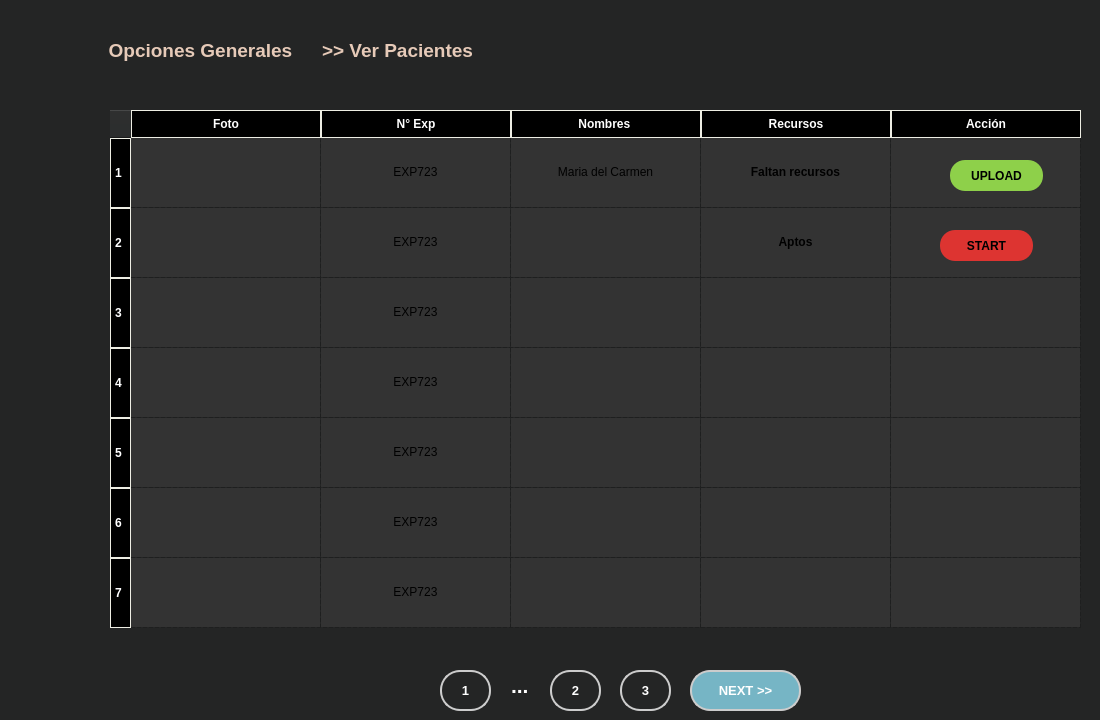
      <widget class="QWidget" name="pag_ver_paciente">
       <property name="styleSheet">
        <string notr="true">border-radius: 30px; /* Ajusta el valor para el radio de los bordes */
background-color:#242525;
border: none;            /* Borde negro */
border-radius: 20px;</string>
       </property>
       <widget class="QPushButton" name="pushButton_25">
        <property name="geometry">
         <rect>
          <x>950</x>
          <y>160</y>
          <width>93</width>
          <height>31</height>
         </rect>
        </property>
        <property name="font">
         <font>
          <weight>75</weight>
          <bold>true</bold>
         </font>
        </property>
        <property name="styleSheet">
         <string notr="true">QPushButton {
    background-color: #8ed04a;  /* Fondo transparente */
    border: none;              /* Borde blanco */
    border-radius: 15px;                  /* Bordes redondeados */
    color:  black;                         /* Color del texto */
}
QPushButton:hover {
    background-color: rgba(255, 255, 255, 0.2);  /* Fondo ligeramente blanco al pasar el ratón */
}
QPushButton:pressed {
    background-color: rgba(255, 255, 255, 0.4);   /* Fondo más opaco al hacer clic */
}</string>
        </property>
        <property name="text">
         <string>UPLOAD</string>
        </property>
       </widget>
       <widget class="QPushButton" name="pushButton_30">
        <property name="geometry">
         <rect>
          <x>690</x>
          <y>670</y>
          <width>111</width>
          <height>41</height>
         </rect>
        </property>
        <property name="font">
         <font>
          <pointsize>10</pointsize>
          <weight>75</weight>
          <bold>true</bold>
         </font>
        </property>
        <property name="styleSheet">
         <string notr="true">QPushButton {
    background-position: center;    /* Centrar la imagen */
    background-repeat: no-repeat;   /* Evitar que se repita la imagen */
    background-size: contain;       /* Cambiar el tamaño de la imagen */
    border: 2px solid #cccccc;                   /* Elimina el borde inicial del botón */
    color: white;                   /* Color del texto */
    background-color:#76b5c5;
}

QPushButton:hover {
    background-color: #2980b9;      /* Color de fondo cuando el mouse está sobre el botón */
    color: white;                   /* Color del texto al hacer hover */
    border: 2px solid white;        /* Borde blanco de 2px al hacer hover */
}</string>
        </property>
        <property name="text">
         <string>NEXT &gt;&gt;</string>
        </property>
       </widget>
       <widget class="QPushButton" name="pushButton_28">
        <property name="geometry">
         <rect>
          <x>550</x>
          <y>670</y>
          <width>51</width>
          <height>41</height>
         </rect>
        </property>
        <property name="font">
         <font>
          <pointsize>10</pointsize>
          <weight>75</weight>
          <bold>true</bold>
         </font>
        </property>
        <property name="styleSheet">
         <string notr="true">QPushButton {
    background-position: center;    /* Centrar la imagen */
    background-repeat: no-repeat;   /* Evitar que se repita la imagen */
    background-size: contain;       /* Cambiar el tamaño de la imagen */
    border: 2px solid #cccccc;                   /* Elimina el borde inicial del botón */
    color: white;                   /* Color del texto */
}

QPushButton:hover {
    background-color: #2980b9;      /* Color de fondo cuando el mouse está sobre el botón */
    color: white;                   /* Color del texto al hacer hover */
    border: 2px solid white;        /* Borde blanco de 2px al hacer hover */
}</string>
        </property>
        <property name="text">
         <string>2</string>
        </property>
       </widget>
       <widget class="QPushButton" name="Boton_Atras_3">
        <property name="geometry">
         <rect>
          <x>20</x>
          <y>20</y>
          <width>71</width>
          <height>61</height>
         </rect>
        </property>
        <property name="styleSheet">
         <string notr="true">QPushButton {
    background-position: center;    /* Centrar la imagen */
    background-size: contain;
    background-color: transparent;    /* Cambiar el tamaño de la imagen (ajusta según sea necesario) */
    border: none;                   /* Elimina el borde del botón */
}
QPushButton:hover {
    background-color: #2980b9;  /* Color de fondo cuando el mouse está sobre el botón */
    color: white;               /* Color del texto al hacer hover */
    border: none;  /* Cambiar el color del borde al hacer hover */
}</string>
        </property>
        <property name="text">
         <string/>
        </property>
        <property name="icon">
         <iconset>
          <normaloff>../Users/MSI/Downloads/back1.png</normaloff>../Users/MSI/Downloads/back1.png</iconset>
        </property>
       </widget>
       <widget class="QPushButton" name="pushButton_24">
        <property name="geometry">
         <rect>
          <x>80</x>
          <y>30</y>
          <width>241</width>
          <height>41</height>
         </rect>
        </property>
        <property name="font">
         <font>
          <pointsize>14</pointsize>
          <weight>75</weight>
          <bold>true</bold>
         </font>
        </property>
        <property name="styleSheet">
         <string notr="true">QPushButton {
    border: none;                         /* Sin borde */
    border-radius: 10px;                  /* Bordes redondeados */
    padding: 5px;                         /* Espacio interno */
    background-color: transparent;        /* Fondo transparente */
    color: #e6cab8;                         /* Color del texto */
}

QPushButton:hover {
    background-color: rgba(255, 255, 255, 0.1);  /* Fondo blanco semi-transparente al hacer hover */
    color: white;                                /* Color del texto en hover */
}</string>
        </property>
        <property name="text">
         <string>Opciones Generales</string>
        </property>
       </widget>
       <widget class="QPushButton" name="pushButton_27">
        <property name="geometry">
         <rect>
          <x>440</x>
          <y>670</y>
          <width>51</width>
          <height>41</height>
         </rect>
        </property>
        <property name="font">
         <font>
          <pointsize>10</pointsize>
          <weight>75</weight>
          <bold>true</bold>
         </font>
        </property>
        <property name="styleSheet">
         <string notr="true">QPushButton {
    background-position: center;    /* Centrar la imagen */
    background-repeat: no-repeat;   /* Evitar que se repita la imagen */
    background-size: contain;       /* Cambiar el tamaño de la imagen */
    border: 2px solid #cccccc;                   /* Elimina el borde inicial del botón */
    color: white;                   /* Color del texto */
}

QPushButton:hover {
    background-color: #2980b9;      /* Color de fondo cuando el mouse está sobre el botón */
    color: white;                   /* Color del texto al hacer hover */
    border: 2px solid white;        /* Borde blanco de 2px al hacer hover */
}</string>
        </property>
        <property name="text">
         <string>1</string>
        </property>
       </widget>
       <widget class="QLabel" name="label_49">
        <property name="geometry">
         <rect>
          <x>200</x>
          <y>160</y>
          <width>61</width>
          <height>41</height>
         </rect>
        </property>
        <property name="styleSheet">
         <string notr="true">border: none;</string>
        </property>
        <property name="text">
         <string/>
        </property>
        <property name="pixmap">
         <pixmap>E:/6TO SEMESTRE/Hologramas/icon/an-indian-young-female-doctor-isolated-on-green-ai-generated-photo.jpg</pixmap>
        </property>
        <property name="scaledContents">
         <bool>true</bool>
        </property>
       </widget>
       <widget class="QTableWidget" name="tableWidget_3">
        <property name="geometry">
         <rect>
          <x>110</x>
          <y>110</y>
          <width>981</width>
          <height>531</height>
         </rect>
        </property>
        <property name="styleSheet">
         <string notr="true">QHeaderView::section {
    font-weight: bold;
    background-color: black;
    color: white;
    padding: 4px;
    border: 1px solid #eeeee4;
}

/* Estilo para las celdas del cuerpo de la tabla */
QTableWidget::item {
      /* Color blanco para el texto de las celdas */
    background-color: #333333;  /* Fondo oscuro para hacer contraste con el texto blanco */
}</string>
        </property>
        <property name="textElideMode">
         <enum>Qt::ElideMiddle</enum>
        </property>
        <property name="gridStyle">
         <enum>Qt::DashLine</enum>
        </property>
        <property name="rowCount">
         <number>7</number>
        </property>
        <attribute name="horizontalHeaderDefaultSectionSize">
         <number>190</number>
        </attribute>
        <attribute name="horizontalHeaderMinimumSectionSize">
         <number>50</number>
        </attribute>
        <attribute name="verticalHeaderDefaultSectionSize">
         <number>70</number>
        </attribute>
        <row/>
        <row/>
        <row/>
        <row/>
        <row/>
        <row/>
        <row/>
        <column>
         <property name="text">
          <string>Foto</string>
         </property>
         <property name="textAlignment">
          <set>AlignCenter</set>
         </property>
        </column>
        <column>
         <property name="text">
          <string>N° Exp</string>
         </property>
        </column>
        <column>
         <property name="text">
          <string>Nombres </string>
         </property>
        </column>
        <column>
         <property name="text">
          <string>Recursos</string>
         </property>
        </column>
        <column>
         <property name="text">
          <string>Acción</string>
         </property>
        </column>
        <item row="0" column="0">
         <property name="text">
          <string/>
         </property>
         <property name="font">
          <font>
           <weight>75</weight>
           <bold>true</bold>
          </font>
         </property>
         <property name="textAlignment">
          <set>AlignCenter</set>
         </property>
         <property name="background">
          <brush brushstyle="NoBrush">
           <color alpha="255">
            <red>255</red>
            <green>255</green>
            <blue>255</blue>
           </color>
          </brush>
         </property>
        </item>
        <item row="0" column="1">
         <property name="text">
          <string>EXP723</string>
         </property>
         <property name="textAlignment">
          <set>AlignCenter</set>
         </property>
         <property name="foreground">
          <brush brushstyle="NoBrush">
           <color alpha="255">
            <red>255</red>
            <green>255</green>
            <blue>255</blue>
           </color>
          </brush>
         </property>
        </item>
        <item row="0" column="2">
         <property name="text">
          <string>Maria del Carmen</string>
         </property>
         <property name="textAlignment">
          <set>AlignCenter</set>
         </property>
         <property name="foreground">
          <brush brushstyle="NoBrush">
           <color alpha="255">
            <red>255</red>
            <green>255</green>
            <blue>255</blue>
           </color>
          </brush>
         </property>
        </item>
        <item row="0" column="3">
         <property name="text">
          <string>Faltan recursos</string>
         </property>
         <property name="font">
          <font>
           <weight>75</weight>
           <bold>true</bold>
          </font>
         </property>
         <property name="textAlignment">
          <set>AlignCenter</set>
         </property>
         <property name="foreground">
          <brush brushstyle="NoBrush">
           <color alpha="255">
            <red>255</red>
            <green>0</green>
            <blue>4</blue>
           </color>
          </brush>
         </property>
        </item>
        <item row="1" column="0">
         <property name="text">
          <string/>
         </property>
        </item>
        <item row="1" column="1">
         <property name="text">
          <string>EXP723</string>
         </property>
         <property name="textAlignment">
          <set>AlignCenter</set>
         </property>
         <property name="foreground">
          <brush brushstyle="NoBrush">
           <color alpha="255">
            <red>255</red>
            <green>255</green>
            <blue>255</blue>
           </color>
          </brush>
         </property>
        </item>
        <item row="1" column="3">
         <property name="text">
          <string>Aptos</string>
         </property>
         <property name="font">
          <font>
           <weight>75</weight>
           <bold>true</bold>
          </font>
         </property>
         <property name="textAlignment">
          <set>AlignCenter</set>
         </property>
         <property name="foreground">
          <brush brushstyle="NoBrush">
           <color alpha="255">
            <red>0</red>
            <green>179</green>
            <blue>11</blue>
           </color>
          </brush>
         </property>
        </item>
        <item row="2" column="1">
         <property name="text">
          <string>EXP723</string>
         </property>
         <property name="textAlignment">
          <set>AlignCenter</set>
         </property>
         <property name="foreground">
          <brush brushstyle="NoBrush">
           <color alpha="255">
            <red>255</red>
            <green>255</green>
            <blue>255</blue>
           </color>
          </brush>
         </property>
        </item>
        <item row="3" column="1">
         <property name="text">
          <string>EXP723</string>
         </property>
         <property name="textAlignment">
          <set>AlignCenter</set>
         </property>
         <property name="foreground">
          <brush brushstyle="NoBrush">
           <color alpha="255">
            <red>255</red>
            <green>255</green>
            <blue>255</blue>
           </color>
          </brush>
         </property>
        </item>
        <item row="4" column="1">
         <property name="text">
          <string>EXP723</string>
         </property>
         <property name="textAlignment">
          <set>AlignCenter</set>
         </property>
         <property name="foreground">
          <brush brushstyle="NoBrush">
           <color alpha="255">
            <red>255</red>
            <green>255</green>
            <blue>255</blue>
           </color>
          </brush>
         </property>
        </item>
        <item row="5" column="1">
         <property name="text">
          <string>EXP723</string>
         </property>
         <property name="textAlignment">
          <set>AlignCenter</set>
         </property>
         <property name="foreground">
          <brush brushstyle="NoBrush">
           <color alpha="255">
            <red>255</red>
            <green>255</green>
            <blue>255</blue>
           </color>
          </brush>
         </property>
        </item>
        <item row="6" column="1">
         <property name="text">
          <string>EXP723</string>
         </property>
         <property name="textAlignment">
          <set>AlignCenter</set>
         </property>
         <property name="foreground">
          <brush brushstyle="NoBrush">
           <color alpha="255">
            <red>255</red>
            <green>255</green>
            <blue>255</blue>
           </color>
          </brush>
         </property>
        </item>
       </widget>
       <widget class="QLabel" name="label_50">
        <property name="geometry">
         <rect>
          <x>500</x>
          <y>670</y>
          <width>55</width>
          <height>31</height>
         </rect>
        </property>
        <property name="font">
         <font>
          <pointsize>16</pointsize>
          <weight>75</weight>
          <bold>true</bold>
         </font>
        </property>
        <property name="styleSheet">
         <string notr="true">QLabel {
    border: none;           /* Borde color violeta */
    border-radius: 10px;                 /* Bordes redondeados */
    padding: 5px;                        /* Espacio interno */
    background-color: transparent;
    color: white;
;  /* Fondo blanco semi-transparente (opcional) */
}</string>
        </property>
        <property name="text">
         <string>...</string>
        </property>
       </widget>
       <widget class="QPushButton" name="pushButton_26">
        <property name="geometry">
         <rect>
          <x>940</x>
          <y>230</y>
          <width>93</width>
          <height>31</height>
         </rect>
        </property>
        <property name="font">
         <font>
          <weight>75</weight>
          <bold>true</bold>
         </font>
        </property>
        <property name="styleSheet">
         <string notr="true">QPushButton {
    background-color: #dd3431;  /* Fondo transparente */
    border: none;              /* Borde blanco */
    border-radius: 15px;                  /* Bordes redondeados */
    color:  black;                         /* Color del texto */
}
QPushButton:hover {
    background-color: rgba(255, 255, 255, 0.2);  /* Fondo ligeramente blanco al pasar el ratón */
}
QPushButton:pressed {
    background-color: rgba(255, 255, 255, 0.4);   /* Fondo más opaco al hacer clic */
}</string>
        </property>
        <property name="text">
         <string>START</string>
        </property>
       </widget>
       <widget class="QLabel" name="label_48">
        <property name="geometry">
         <rect>
          <x>310</x>
          <y>30</y>
          <width>511</width>
          <height>41</height>
         </rect>
        </property>
        <property name="font">
         <font>
          <pointsize>20</pointsize>
          <weight>75</weight>
          <bold>true</bold>
         </font>
        </property>
        <property name="styleSheet">
         <string notr="true">QLabel {
    border: none;           /* Borde color violeta */
    border-radius: 10px;                 /* Bordes redondeados */
    padding: 5px;                        /* Espacio interno */
    background-color: transparent;
;  /* Fondo blanco semi-transparente (opcional) */
}</string>
        </property>
        <property name="text">
         <string>&lt;html&gt;&lt;head/&gt;&lt;body&gt;&lt;p&gt;&lt;span style=&quot; font-size:14pt; color:#e6cab8;&quot;&gt;&amp;gt;&amp;gt; Ver Pacientes&lt;/span&gt;&lt;/p&gt;&lt;/body&gt;&lt;/html&gt;</string>
        </property>
       </widget>
       <widget class="QPushButton" name="pushButton_29">
        <property name="geometry">
         <rect>
          <x>620</x>
          <y>670</y>
          <width>51</width>
          <height>41</height>
         </rect>
        </property>
        <property name="font">
         <font>
          <pointsize>10</pointsize>
          <weight>75</weight>
          <bold>true</bold>
         </font>
        </property>
        <property name="styleSheet">
         <string notr="true">QPushButton {
    background-position: center;    /* Centrar la imagen */
    background-repeat: no-repeat;   /* Evitar que se repita la imagen */
    background-size: contain;       /* Cambiar el tamaño de la imagen */
    border: 2px solid #cccccc;                   /* Elimina el borde inicial del botón */
    color: white;                   /* Color del texto */
}

QPushButton:hover {
    background-color: #2980b9;      /* Color de fondo cuando el mouse está sobre el botón */
    color: white;                   /* Color del texto al hacer hover */
    border: 2px solid white;        /* Borde blanco de 2px al hacer hover */
}</string>
        </property>
        <property name="text">
         <string>3</string>
        </property>
       </widget>
       <zorder>pushButton_30</zorder>
       <zorder>pushButton_28</zorder>
       <zorder>Boton_Atras_3</zorder>
       <zorder>pushButton_24</zorder>
       <zorder>pushButton_27</zorder>
       <zorder>label_49</zorder>
       <zorder>tableWidget_3</zorder>
       <zorder>label_50</zorder>
       <zorder>pushButton_26</zorder>
       <zorder>label_48</zorder>
       <zorder>pushButton_29</zorder>
       <zorder>pushButton_25</zorder>
      </widget>
